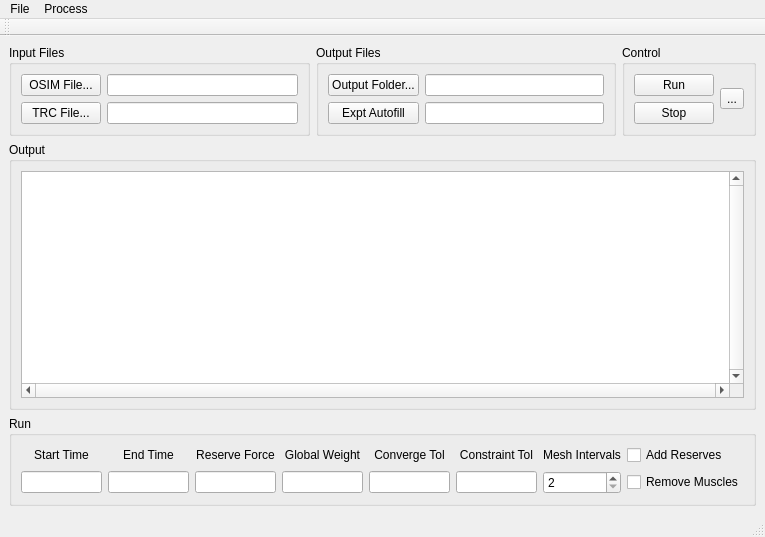
<?xml version="1.0" encoding="UTF-8"?>
<ui version="4.0">
 <class>MainWindow</class>
 <widget class="QMainWindow" name="MainWindow">
  <property name="geometry">
   <rect>
    <x>0</x>
    <y>0</y>
    <width>765</width>
    <height>537</height>
   </rect>
  </property>
  <property name="windowTitle">
   <string>MainWindow</string>
  </property>
  <widget class="QWidget" name="centralwidget">
   <layout class="QGridLayout" name="gridLayout_6">
    <item row="0" column="0">
     <widget class="QGroupBox" name="groupBox">
      <property name="title">
       <string>Input Files</string>
      </property>
      <layout class="QGridLayout" name="gridLayout">
       <item row="0" column="0">
        <widget class="QPushButton" name="pushButtonOSIMFile">
         <property name="text">
          <string>OSIM File...</string>
         </property>
        </widget>
       </item>
       <item row="0" column="1">
        <widget class="QLineEdit" name="lineEditOSIMFile"/>
       </item>
       <item row="1" column="0">
        <widget class="QPushButton" name="pushButtonTRCFile">
         <property name="text">
          <string>TRC File...</string>
         </property>
        </widget>
       </item>
       <item row="1" column="1">
        <widget class="QLineEdit" name="lineEditTRCFile"/>
       </item>
      </layout>
     </widget>
    </item>
    <item row="0" column="1">
     <widget class="QGroupBox" name="groupBox_2">
      <property name="title">
       <string>Output Files</string>
      </property>
      <layout class="QGridLayout" name="gridLayout_2">
       <item row="0" column="2">
        <widget class="QLineEdit" name="lineEditOutputFolder"/>
       </item>
       <item row="0" column="0">
        <widget class="QPushButton" name="pushButtonOutputFolder">
         <property name="text">
          <string>Output Folder...</string>
         </property>
        </widget>
       </item>
       <item row="1" column="2">
        <widget class="QLineEdit" name="lineEditExperimentName"/>
       </item>
       <item row="1" column="0">
        <widget class="QPushButton" name="pushButtonAutofill">
         <property name="text">
          <string>Expt Autofill</string>
         </property>
        </widget>
       </item>
      </layout>
     </widget>
    </item>
    <item row="0" column="2">
     <widget class="QGroupBox" name="groupBox_5">
      <property name="title">
       <string>Control</string>
      </property>
      <layout class="QGridLayout" name="gridLayout_4">
       <item row="0" column="0">
        <widget class="QPushButton" name="pushButtonRun">
         <property name="text">
          <string>Run</string>
         </property>
        </widget>
       </item>
       <item row="0" column="1" rowspan="2">
        <widget class="QToolButton" name="toolButtonRunBatch">
         <property name="text">
          <string>...</string>
         </property>
         <property name="icon">
          <iconset resource="resources.qrc">
           <normaloff>:/images/running_icon0.svg</normaloff>:/images/running_icon0.svg</iconset>
         </property>
         <property name="iconSize">
          <size>
           <width>50</width>
           <height>50</height>
          </size>
         </property>
         <property name="checkable">
          <bool>false</bool>
         </property>
        </widget>
       </item>
       <item row="1" column="0">
        <widget class="QPushButton" name="pushButtonStop">
         <property name="text">
          <string>Stop</string>
         </property>
        </widget>
       </item>
      </layout>
     </widget>
    </item>
    <item row="1" column="0" colspan="3">
     <widget class="QGroupBox" name="groupBox_3">
      <property name="title">
       <string>Output</string>
      </property>
      <layout class="QGridLayout" name="gridLayout_3">
       <item row="0" column="0">
        <widget class="QPlainTextEdit" name="plainTextEditOutput">
         <property name="verticalScrollBarPolicy">
          <enum>Qt::ScrollBarAlwaysOn</enum>
         </property>
         <property name="horizontalScrollBarPolicy">
          <enum>Qt::ScrollBarAlwaysOn</enum>
         </property>
         <property name="undoRedoEnabled">
          <bool>false</bool>
         </property>
         <property name="readOnly">
          <bool>true</bool>
         </property>
        </widget>
       </item>
      </layout>
     </widget>
    </item>
    <item row="2" column="0" colspan="3">
     <widget class="QGroupBox" name="groupBox_4">
      <property name="title">
       <string>Run</string>
      </property>
      <layout class="QGridLayout" name="gridLayout_5">
       <item row="1" column="4">
        <widget class="LineEditDouble" name="lineEditConvergenceTolerance"/>
       </item>
       <item row="0" column="0">
        <widget class="QLabel" name="label">
         <property name="text">
          <string>Start Time</string>
         </property>
         <property name="alignment">
          <set>Qt::AlignCenter</set>
         </property>
        </widget>
       </item>
       <item row="1" column="2">
        <widget class="LineEditDouble" name="lineEditReserveForce"/>
       </item>
       <item row="0" column="5">
        <widget class="QLabel" name="label_7">
         <property name="text">
          <string>Constraint Tol</string>
         </property>
         <property name="alignment">
          <set>Qt::AlignCenter</set>
         </property>
        </widget>
       </item>
       <item row="1" column="3">
        <widget class="LineEditDouble" name="lineEditGlobalWeight"/>
       </item>
       <item row="0" column="4">
        <widget class="QLabel" name="label_6">
         <property name="text">
          <string>Converge Tol</string>
         </property>
         <property name="alignment">
          <set>Qt::AlignCenter</set>
         </property>
        </widget>
       </item>
       <item row="0" column="1">
        <widget class="QLabel" name="label_2">
         <property name="text">
          <string>End Time</string>
         </property>
         <property name="alignment">
          <set>Qt::AlignCenter</set>
         </property>
        </widget>
       </item>
       <item row="0" column="2">
        <widget class="QLabel" name="label_4">
         <property name="text">
          <string>Reserve Force</string>
         </property>
         <property name="alignment">
          <set>Qt::AlignCenter</set>
         </property>
        </widget>
       </item>
       <item row="0" column="6">
        <widget class="QLabel" name="label_3">
         <property name="text">
          <string>Mesh Intervals</string>
         </property>
         <property name="alignment">
          <set>Qt::AlignCenter</set>
         </property>
        </widget>
       </item>
       <item row="1" column="0">
        <widget class="LineEditDouble" name="lineEditStartTime"/>
       </item>
       <item row="0" column="7">
        <widget class="QCheckBox" name="checkBoxAddReserves">
         <property name="text">
          <string>Add Reserves</string>
         </property>
        </widget>
       </item>
       <item row="0" column="3">
        <widget class="QLabel" name="label_5">
         <property name="text">
          <string>Global Weight</string>
         </property>
         <property name="alignment">
          <set>Qt::AlignCenter</set>
         </property>
        </widget>
       </item>
       <item row="1" column="1">
        <widget class="LineEditDouble" name="lineEditEndTime"/>
       </item>
       <item row="1" column="5">
        <widget class="LineEditDouble" name="lineEditConstraintTolerance"/>
       </item>
       <item row="1" column="7">
        <widget class="QCheckBox" name="checkBoxRemoveMuscles">
         <property name="text">
          <string>Remove Muscles</string>
         </property>
        </widget>
       </item>
       <item row="1" column="6">
        <widget class="QSpinBox" name="spinBoxMeshIntervals">
         <property name="minimum">
          <number>2</number>
         </property>
         <property name="maximum">
          <number>99999</number>
         </property>
        </widget>
       </item>
      </layout>
     </widget>
    </item>
   </layout>
  </widget>
  <widget class="QMenuBar" name="menubar">
   <property name="geometry">
    <rect>
     <x>0</x>
     <y>0</y>
     <width>765</width>
     <height>21</height>
    </rect>
   </property>
   <widget class="QMenu" name="menuFile">
    <property name="title">
     <string>File</string>
    </property>
    <addaction name="actionChooseOSIMFile"/>
    <addaction name="actionChooseTRCFile"/>
    <addaction name="actionChooseBatchFile"/>
    <addaction name="separator"/>
    <addaction name="actionChooseOutputFolder"/>
    <addaction name="separator"/>
    <addaction name="actionQuit"/>
   </widget>
   <widget class="QMenu" name="menuAutomate">
    <property name="title">
     <string>Process</string>
    </property>
    <addaction name="actionRun"/>
    <addaction name="actionStop"/>
    <addaction name="separator"/>
    <addaction name="actionChooseMocoTrackExe"/>
   </widget>
   <addaction name="menuFile"/>
   <addaction name="menuAutomate"/>
  </widget>
  <widget class="QStatusBar" name="statusbar"/>
  <widget class="QToolBar" name="toolBar">
   <property name="windowTitle">
    <string>toolBar</string>
   </property>
   <property name="iconSize">
    <size>
     <width>32</width>
     <height>32</height>
    </size>
   </property>
   <property name="toolButtonStyle">
    <enum>Qt::ToolButtonTextUnderIcon</enum>
   </property>
   <attribute name="toolBarArea">
    <enum>TopToolBarArea</enum>
   </attribute>
   <attribute name="toolBarBreak">
    <bool>false</bool>
   </attribute>
  </widget>
  <action name="actionQuit">
   <property name="text">
    <string>Quit</string>
   </property>
  </action>
  <action name="actionChooseOSIMFile">
   <property name="text">
    <string>OSIM File...</string>
   </property>
  </action>
  <action name="actionChooseTRCFile">
   <property name="text">
    <string>TRC File...</string>
   </property>
  </action>
  <action name="actionRun">
   <property name="text">
    <string>Run</string>
   </property>
   <property name="toolTip">
    <string>Run Simulation</string>
   </property>
   <property name="menuRole">
    <enum>QAction::TextHeuristicRole</enum>
   </property>
  </action>
  <action name="actionChooseOutputFolder">
   <property name="text">
    <string>Output Folder...</string>
   </property>
   <property name="toolTip">
    <string>Choose output folder</string>
   </property>
  </action>
  <action name="actionStop">
   <property name="text">
    <string>Stop</string>
   </property>
   <property name="toolTip">
    <string>Stop the simulation</string>
   </property>
  </action>
  <action name="actionChooseBatchFile">
   <property name="text">
    <string>Batch File...</string>
   </property>
   <property name="toolTip">
    <string>Choose a process batch file</string>
   </property>
  </action>
  <action name="actionChooseMocoTrackExe">
   <property name="text">
    <string>MocoTrack...</string>
   </property>
   <property name="toolTip">
    <string>Choose the mocotrack executable to run</string>
   </property>
  </action>
 </widget>
 <customwidgets>
  <customwidget>
   <class>LineEditDouble</class>
   <extends>QLineEdit</extends>
   <header>LineEditDouble.h</header>
  </customwidget>
 </customwidgets>
 <tabstops>
  <tabstop>pushButtonOSIMFile</tabstop>
  <tabstop>lineEditOSIMFile</tabstop>
  <tabstop>pushButtonTRCFile</tabstop>
  <tabstop>lineEditTRCFile</tabstop>
  <tabstop>pushButtonOutputFolder</tabstop>
  <tabstop>lineEditOutputFolder</tabstop>
  <tabstop>pushButtonAutofill</tabstop>
  <tabstop>lineEditExperimentName</tabstop>
  <tabstop>pushButtonRun</tabstop>
  <tabstop>pushButtonStop</tabstop>
  <tabstop>plainTextEditOutput</tabstop>
  <tabstop>lineEditStartTime</tabstop>
  <tabstop>lineEditEndTime</tabstop>
  <tabstop>lineEditReserveForce</tabstop>
  <tabstop>lineEditGlobalWeight</tabstop>
  <tabstop>lineEditConvergenceTolerance</tabstop>
  <tabstop>lineEditConstraintTolerance</tabstop>
  <tabstop>checkBoxAddReserves</tabstop>
  <tabstop>checkBoxRemoveMuscles</tabstop>
 </tabstops>
 <resources>
  <include location="resources.qrc"/>
 </resources>
 <connections/>
</ui>
